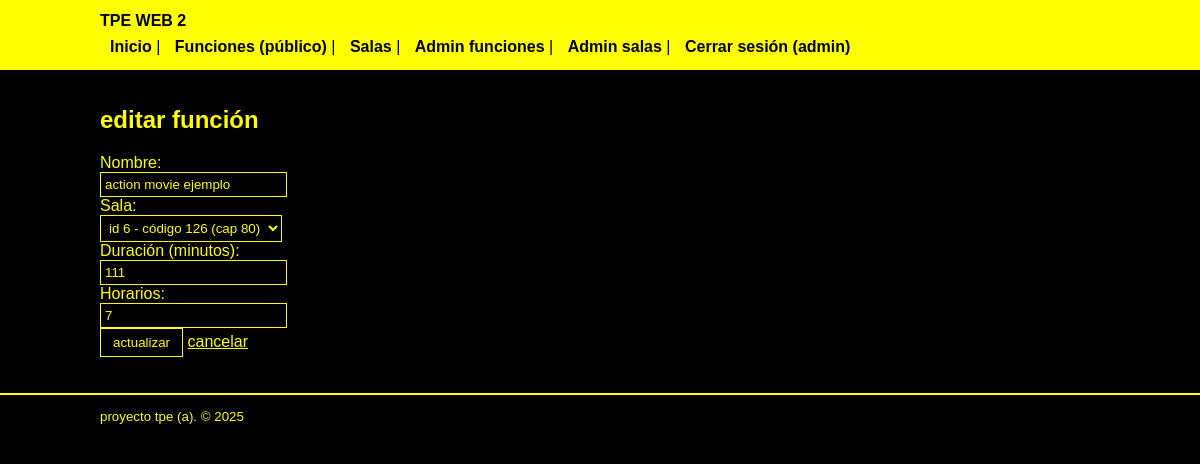
Screenshot of /tpe_web_2/tpe2/admin_funcion_edit/7 (signed in) with the database file from the repository.
### tables this page shows
CREATE TABLE `funciones` (
  `id` int(11) NOT NULL,
  `id_sala` int(11) NOT NULL,
  `nombre` varchar(255) NOT NULL,
  `duracion` int(11) NOT NULL,
  `horarios` int(11) NOT NULL
);

### tpe_web_2/tpe2/app/views/funcion_view.php (called while the page is built, shortened)
<?php
class FuncionView {
    public function showFuncionForm($salas, $funcion, $user, $error = null) {
        require_once './app/views/layout/header.phtml';
        require_once './app/views/funcion_form.phtml';
        require_once './app/views/layout/footer.phtml';
    }
}

### tpe_web_2/tpe2/app/controllers/funcion_controller.php (called while the page is built, shortened)
<?php
require_once './app/models/funcion_model.php';
require_once './app/models/sala_model.php';
require_once './app/views/funcion_view.php';
class FuncionController {
    private $model;
    private $salaModel;
    private $view;
    public function __construct() {
        $this->model = new FuncionModel();
        $this->salaModel = new SalaModel();
        $this->view = new FuncionView();
    }
    public function showEditFuncion($request) {
        $funcion = $this->model->getById($request->id);
        $salas = $this->salaModel->getAll();
        $this->view->showFuncionForm($salas, $funcion, $request->user);
    }
}

### tpe_web_2/tpe2/app/models/funcion_model.php (called while the page is built, shortened)
<?php
class FuncionModel {
    private $db;
    public function __construct() {
        $this->db = new PDO(
            "mysql:host=".MYSQL_HOST.";dbname=".MYSQL_DB.";charset=utf8mb4",
            MYSQL_USER,
            MYSQL_PASS,
            [
                PDO::ATTR_ERRMODE => PDO::ERRMODE_EXCEPTION,
                PDO::ATTR_DEFAULT_FETCH_MODE => PDO::FETCH_OBJ,
            ]
        );
    }
    public function getById($id) {
        $stmt = $this->db->prepare("SELECT f.*, s.codigo_sala, s.cantidad_max_personas, s.precio
                                    FROM funciones f
                                    LEFT JOIN salas s ON f.id_sala = s.id
                                    WHERE f.id = ?");
        $stmt->execute([$id]);
        return $stmt->fetch();
    }
}

### tpe_web_2/tpe2/app/models/sala_model.php (called while the page is built, shortened)
<?php
class SalaModel {
    private $db;
    public function __construct() {
        $this->db = new PDO(
            "mysql:host=".MYSQL_HOST.";dbname=".MYSQL_DB.";charset=utf8mb4",
            MYSQL_USER,
            MYSQL_PASS,
            [
                PDO::ATTR_ERRMODE => PDO::ERRMODE_EXCEPTION,
                PDO::ATTR_DEFAULT_FETCH_MODE => PDO::FETCH_OBJ,
            ]
        );
    }
    public function getAll() {
        $stmt = $this->db->query("SELECT * FROM salas ORDER BY id DESC");
        return $stmt->fetchAll(PDO::FETCH_OBJ);
    }
}

### tpe_web_2/tpe2/app/views/funcion_form.phtml (the view, shortened to what this page needs)
<?php
$isEdit = isset($funcion) && !empty($funcion);
$actionUrl = $isEdit ? BASE_URL . "admin_funcion_edit/" . $funcion->id : BASE_URL . "admin_funcion_add";
?>
<h2><?php echo $isEdit ? "editar función" : "agregar función"; ?></h2>
<form action="<?php echo $actionUrl; ?>" method="POST">
    <div>
        <label>Nombre:</label><br/>
        <input type="text" name="nombre" required value="<?php echo $isEdit ? htmlspecialchars($funcion->nombre) : ''; ?>">
    </div>
    <div>
        <label>Sala:</label><br/>
        <select name="id_sala" required>
            <?php foreach ($salas as $s): ?>
                <?php $selected = $isEdit && ($s->id == $funcion->id_sala) ? 'selected' : ''; ?>
                <option value="<?php echo $s->id; ?>" <?php echo $selected; ?>>
                    <?php echo htmlspecialchars("id {$s->id} - código {$s->codigo_sala} (cap {$s->cantidad_max_personas})"); ?>
                </option>
            <?php endforeach; ?>
        </select>
    </div>
    <div>
        <label>Duración (minutos):</label><br/>
        <input type="number" name="duracion" required value="<?php echo $isEdit ? htmlspecialchars($funcion->duracion) : ''; ?>">
    </div>
    <div>
        <label>Horarios:</label><br/>
        <input type="number" name="horarios" required value="<?php echo $isEdit ? htmlspecialchars($funcion->horarios) : ''; ?>">
    </div>
    <div>
        <button type="submit"><?php echo $isEdit ? "actualizar" : "crear"; ?></button>
        <a href="<?php echo BASE_URL; ?>admin_funciones">cancelar</a>
    </div>
</form>

### tpe_web_2/tpe2/app/views/layout/header.phtml (style rules this page uses)
body { font-family: Arial, Helvetica, sans-serif; margin: 0; padding: 0; background-color: #000000; color: #ffff00; }
a { color: #ffff00; }
input, select, textarea { background-color: #000000; color: #ffff00; border: 1px solid #ffff00; padding: 4px; }
button { background-color: #000000; color: #ffff00; border: 1px solid #ffff00; padding: 6px 12px; cursor: pointer; }

### rows the page displays
funciones: nombre "action movie ejemplo", duracion "111", horarios "7"

### other values shown
$user->username "admin"
form field id_sala "id 6 - código 126 (cap 80)"
